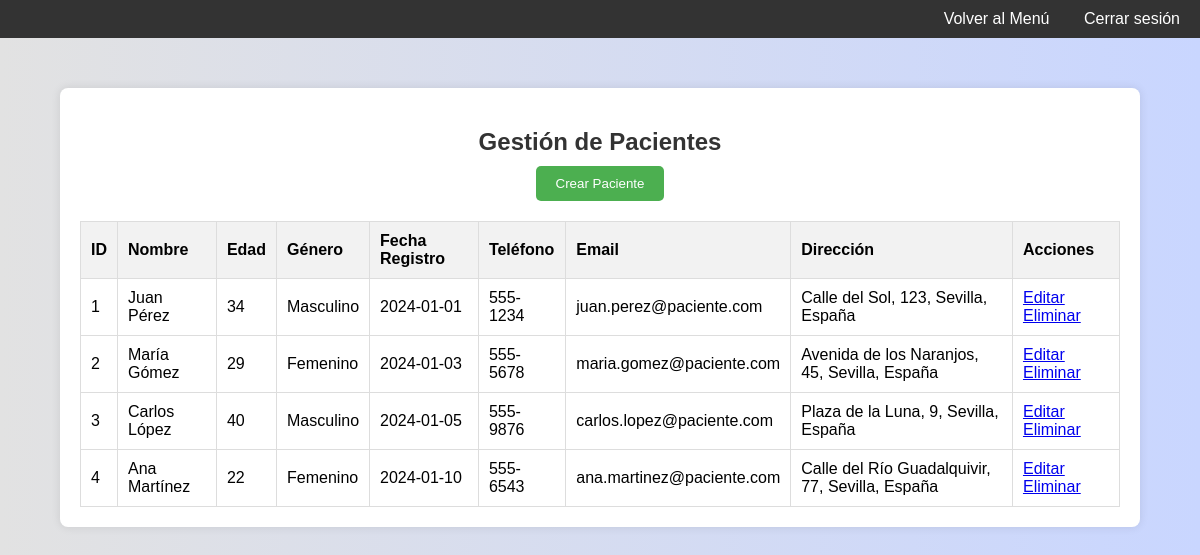
The page /php/pacientes.php on the database as committed earlier.
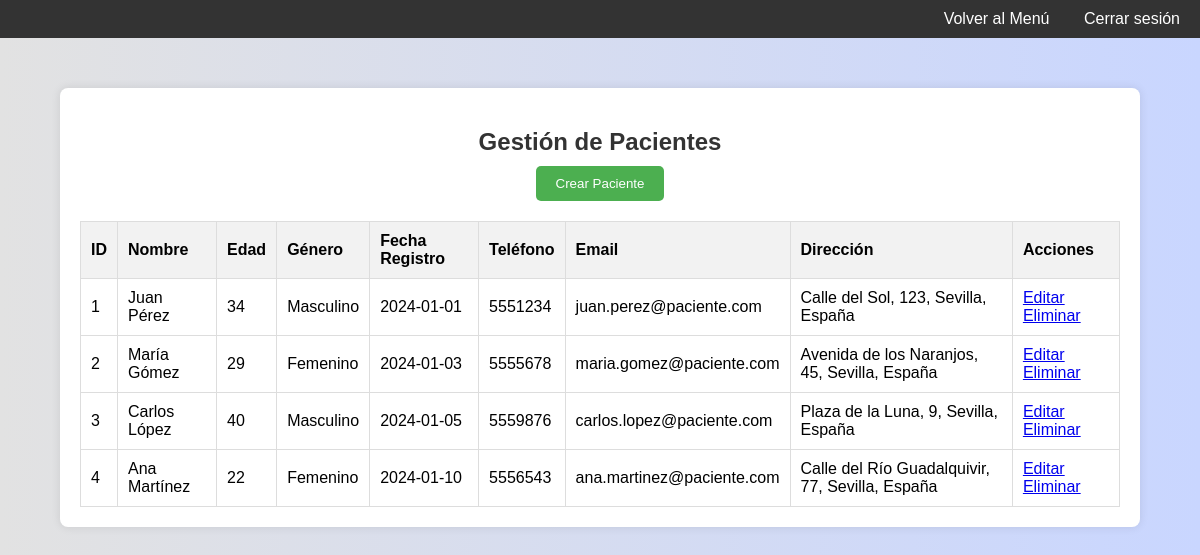
The same page on the database as committed later.
### tables this page shows
CREATE TABLE `Pacientes` (
  `id` int(11) NOT NULL,
  `nombre` varchar(100) NOT NULL,
  `password` varchar(255) NOT NULL,
  `edad` int(11) NOT NULL,
  `genero` enum('Masculino','Femenino') NOT NULL,
  `fecha_registro` date NOT NULL,
  `telefono` varchar(15) NOT NULL,
  `email` varchar(100) NOT NULL,
  `direccion` text NOT NULL
);

### php/pacientes.php (the view, shortened to what this page needs)
<?php
$conn = Helper::getConn();
$query = "SELECT * FROM pacientes";
$stmt = $conn->prepare($query);
$stmt->execute();
$result = $stmt->get_result();
?>
<!DOCTYPE html>
<html lang="es">
<head>
    <link rel="stylesheet" href="../css/style.css">
    <link href="https://cdnjs.cloudflare.com/ajax/libs/font-awesome/6.0.0-beta3/css/all.min.css" rel="stylesheet">
</head>
<body>
    <header>
        <nav>
            <a href="menu.php">Volver al Menú</a>
            <a href="logout.php">Cerrar sesión</a>
        </nav>
    </header>
    <section class="gestion-container">
        <h2>Gestión de Pacientes</h2>
        <button onclick="window.location.href='añadirPaciente.php'">Crear Paciente</button>
        <table>
            <thead>
                <tr>
                    <th>ID</th>
                    <th>Nombre</th>
                    <th>Edad</th>
                    <th>Género</th>
                    <th>Fecha Registro</th>
                    <th>Teléfono</th>
                    <th>Email</th>
                    <th>Dirección</th>
                    <th>Acciones</th>
                </tr>
            </thead>
            <tbody>
                <?php while ($row = $result->fetch_assoc()) { ?>
                    <tr>
                        <td><?php echo htmlspecialchars($row['id']); ?></td>
                        <td><?php echo htmlspecialchars($row['nombre']); ?></td>
                        <td><?php echo htmlspecialchars($row['edad']); ?></td>
                        <td><?php echo htmlspecialchars($row['genero']); ?></td>
                        <td><?php echo htmlspecialchars($row['fecha_registro']); ?></td>
                        <td><?php echo htmlspecialchars($row['telefono']); ?></td>
                        <td><?php echo htmlspecialchars($row['email']); ?></td>
                        <td><?php echo htmlspecialchars($row['direccion']); ?></td>
                        <td>
                            <a href="editarPaciente.php?id=<?php echo urlencode($row['id']); ?>">Editar</a>
                            <a href="eliminarPaciente.php?id=<?php echo urlencode($row['id']); ?>">Eliminar</a>
                        </td>
                    </tr>
                <?php } ?>
            </tbody>
        </table>
    </section>
</body>
</html>

### css/style.css (style rules this page uses)
* { margin: 0; padding: 0; box-sizing: border-box; }
body { font-family: 'Montserrat', sans-serif; background: linear-gradient(to right, #e2e2e2, #c9d6ff); margin: 0; padding: 0; }
h1, h2 { text-align: center; color: #333; margin-top: 20px; }
section.gestion-container { margin: 50px auto; background-color: #fff; border-radius: 8px; box-shadow: 0 0 10px rgba(0, 0, 0, 0.1); padding: 20px; width: 90%; max-width: 1200px; display: flex; flex-direction: column; align-items: center; justify-content: center; }
table { width: 100%; border-collapse: collapse; margin-top: 20px; overflow-x: auto; }
table, th, td { border: 1px solid #ddd; }
th, td { padding: 10px; text-align: left; }
th { background-color: #f2f2f2; }
nav { background-color: #333; padding: 10px; text-align: right; }
nav a { color: white; text-decoration: none; margin-left: 10px; padding: 5px 10px; border-radius: 5px; }
button { background-color: #4CAF50; color: white; border: none; padding: 10px 20px; cursor: pointer; border-radius: 5px; margin-top: 10px; }

Rows that differ between the two databases and show on the page:
changed pacientes "Juan Pérez": telefono "555-1234" → "5551234"
changed pacientes "María Gómez": telefono "555-5678" → "5555678"
changed pacientes "Carlos López": telefono "555-9876" → "5559876"
changed pacientes "Ana Martínez": telefono "555-6543" → "5556543"
